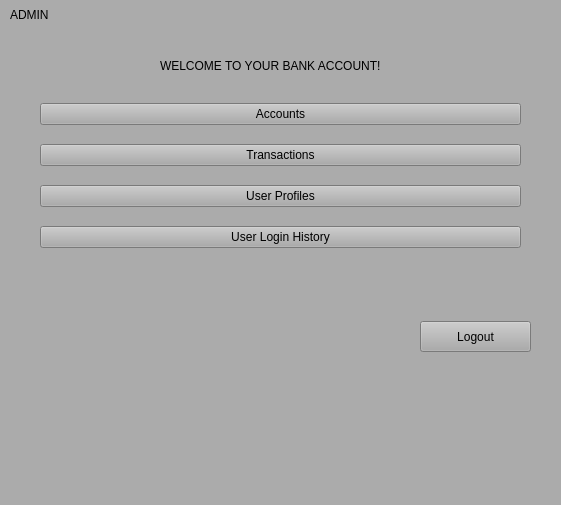
<?xml version="1.0" encoding="UTF-8"?>
<ui version="4.0">
 <class>MainWindow</class>
 <widget class="QMainWindow" name="MainWindow">
  <property name="geometry">
   <rect>
    <x>0</x>
    <y>0</y>
    <width>561</width>
    <height>505</height>
   </rect>
  </property>
  <property name="maximumSize">
   <size>
    <width>561</width>
    <height>505</height>
   </size>
  </property>
  <property name="windowTitle">
   <string>MainWindow</string>
  </property>
  <property name="styleSheet">
   <string notr="true">background-color: rgb(171, 171, 171);</string>
  </property>
  <property name="locale">
   <locale language="English" country="UnitedStates"/>
  </property>
  <widget class="QWidget" name="centralwidget">
   <property name="maximumSize">
    <size>
     <width>5000</width>
     <height>5000</height>
    </size>
   </property>
   <widget class="QPushButton" name="pushButton_Logout">
    <property name="geometry">
     <rect>
      <x>420</x>
      <y>321</y>
      <width>111</width>
      <height>31</height>
     </rect>
    </property>
    <property name="maximumSize">
     <size>
      <width>171</width>
      <height>16777215</height>
     </size>
    </property>
    <property name="text">
     <string>Logout</string>
    </property>
   </widget>
   <widget class="QWidget" name="verticalLayoutWidget">
    <property name="geometry">
     <rect>
      <x>40</x>
      <y>90</y>
      <width>491</width>
      <height>171</height>
     </rect>
    </property>
    <layout class="QVBoxLayout" name="verticalLayout">
     <item>
      <widget class="QPushButton" name="pushButton_CheckAllAccount">
       <property name="maximumSize">
        <size>
         <width>481</width>
         <height>16777215</height>
        </size>
       </property>
       <property name="text">
        <string>Accounts</string>
       </property>
      </widget>
     </item>
     <item>
      <widget class="QPushButton" name="pushButton_Transfer">
       <property name="maximumSize">
        <size>
         <width>481</width>
         <height>16777215</height>
        </size>
       </property>
       <property name="text">
        <string>Transactions</string>
       </property>
      </widget>
     </item>
     <item>
      <widget class="QPushButton" name="pushButton_Profile">
       <property name="maximumSize">
        <size>
         <width>481</width>
         <height>16777215</height>
        </size>
       </property>
       <property name="text">
        <string>User Profiles</string>
       </property>
      </widget>
     </item>
     <item>
      <widget class="QPushButton" name="pushButton_LoginHistory">
       <property name="maximumSize">
        <size>
         <width>481</width>
         <height>16777215</height>
        </size>
       </property>
       <property name="text">
        <string>User Login History</string>
       </property>
      </widget>
     </item>
    </layout>
   </widget>
   <widget class="QWidget" name="verticalLayoutWidget_2">
    <property name="geometry">
     <rect>
      <x>160</x>
      <y>50</y>
      <width>271</width>
      <height>31</height>
     </rect>
    </property>
    <layout class="QVBoxLayout" name="verticalLayout_2">
     <item>
      <widget class="QLabel" name="label">
       <property name="text">
        <string>WELCOME TO YOUR BANK ACCOUNT!</string>
       </property>
      </widget>
     </item>
    </layout>
   </widget>
   <widget class="QLabel" name="label_2">
    <property name="geometry">
     <rect>
      <x>10</x>
      <y>0</y>
      <width>269</width>
      <height>29</height>
     </rect>
    </property>
    <property name="text">
     <string>ADMIN</string>
    </property>
   </widget>
  </widget>
  <widget class="QMenuBar" name="menubar">
   <property name="geometry">
    <rect>
     <x>0</x>
     <y>0</y>
     <width>561</width>
     <height>21</height>
    </rect>
   </property>
  </widget>
  <widget class="QStatusBar" name="statusbar"/>
 </widget>
 <resources/>
 <connections/>
</ui>
